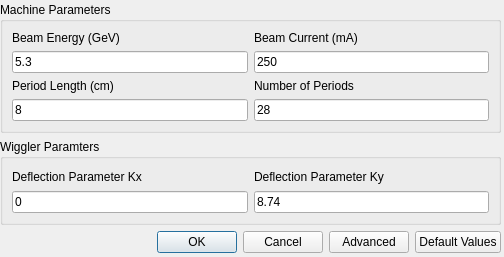
<?xml version="1.0" encoding="UTF-8"?>
<ui version="4.0">
 <class>Wiggler</class>
 <widget class="QDialog" name="Wiggler">
  <property name="geometry">
   <rect>
    <x>0</x>
    <y>0</y>
    <width>504</width>
    <height>257</height>
   </rect>
  </property>
  <property name="windowTitle">
   <string>Dialog</string>
  </property>
  <widget class="QWidget" name="layoutWidget">
   <property name="geometry">
    <rect>
     <x>0</x>
     <y>2</y>
     <width>501</width>
     <height>251</height>
    </rect>
   </property>
   <layout class="QVBoxLayout" name="verticalLayout_7">
    <item>
     <widget class="QGroupBox" name="groupBox">
      <property name="title">
       <string>Machine Parameters</string>
      </property>
      <layout class="QVBoxLayout" name="verticalLayout_25">
       <item>
        <layout class="QHBoxLayout" name="horizontalLayout">
         <item>
          <layout class="QVBoxLayout" name="verticalLayout_23">
           <item>
            <layout class="QVBoxLayout" name="verticalLayout_2">
             <item>
              <widget class="QLabel" name="label">
               <property name="text">
                <string>Beam Energy (GeV)</string>
               </property>
              </widget>
             </item>
             <item>
              <widget class="QLineEdit" name="wig_energy">
               <property name="text">
                <string>5.3</string>
               </property>
              </widget>
             </item>
            </layout>
           </item>
           <item>
            <layout class="QVBoxLayout" name="verticalLayout_11">
             <item>
              <widget class="QLabel" name="label_16">
               <property name="text">
                <string>Period Length (cm)</string>
               </property>
              </widget>
             </item>
             <item>
              <widget class="QLineEdit" name="wig_periods">
               <property name="text">
                <string>8</string>
               </property>
               <property name="placeholderText">
                <string>8</string>
               </property>
              </widget>
             </item>
            </layout>
           </item>
          </layout>
         </item>
         <item>
          <layout class="QVBoxLayout" name="verticalLayout_24">
           <item>
            <layout class="QVBoxLayout" name="verticalLayout">
             <item>
              <widget class="QLabel" name="label_2">
               <property name="text">
                <string>Beam Current (mA)</string>
               </property>
              </widget>
             </item>
             <item>
              <widget class="QLineEdit" name="wig_current">
               <property name="text">
                <string>250</string>
               </property>
              </widget>
             </item>
            </layout>
           </item>
           <item>
            <layout class="QVBoxLayout" name="verticalLayout_14">
             <item>
              <widget class="QLabel" name="label_15">
               <property name="text">
                <string>Number of Periods</string>
               </property>
              </widget>
             </item>
             <item>
              <widget class="QLineEdit" name="wig_nperiods">
               <property name="text">
                <string>28</string>
               </property>
              </widget>
             </item>
            </layout>
           </item>
          </layout>
         </item>
        </layout>
       </item>
      </layout>
     </widget>
    </item>
    <item>
     <widget class="QGroupBox" name="groupBox_2">
      <property name="title">
       <string>Wiggler Paramters</string>
      </property>
      <layout class="QVBoxLayout" name="verticalLayout_5">
       <item>
        <layout class="QHBoxLayout" name="horizontalLayout_2">
         <item>
          <layout class="QVBoxLayout" name="verticalLayout_3">
           <item>
            <widget class="QLabel" name="label_3">
             <property name="text">
              <string>Deflection Parameter Kx</string>
             </property>
            </widget>
           </item>
           <item>
            <widget class="QLineEdit" name="wig_kx">
             <property name="text">
              <string>0</string>
             </property>
            </widget>
           </item>
          </layout>
         </item>
         <item>
          <layout class="QVBoxLayout" name="verticalLayout_4">
           <item>
            <widget class="QLabel" name="label_4">
             <property name="text">
              <string>Deflection Parameter Ky</string>
             </property>
            </widget>
           </item>
           <item>
            <widget class="QLineEdit" name="wig_ky">
             <property name="text">
              <string>8.74</string>
             </property>
            </widget>
           </item>
          </layout>
         </item>
        </layout>
       </item>
      </layout>
     </widget>
    </item>
    <item>
     <layout class="QHBoxLayout" name="horizontalLayout_3">
      <item>
       <widget class="QDialogButtonBox" name="buttonBox">
        <property name="standardButtons">
         <set>QDialogButtonBox::Cancel|QDialogButtonBox::Ok</set>
        </property>
       </widget>
      </item>
      <item>
       <widget class="QPushButton" name="advanced_button">
        <property name="text">
         <string>Advanced</string>
        </property>
       </widget>
      </item>
      <item>
       <widget class="QPushButton" name="default_button">
        <property name="text">
         <string>Default Values</string>
        </property>
       </widget>
      </item>
     </layout>
    </item>
   </layout>
  </widget>
 </widget>
 <tabstops>
  <tabstop>wig_energy</tabstop>
  <tabstop>wig_current</tabstop>
  <tabstop>wig_periods</tabstop>
  <tabstop>wig_nperiods</tabstop>
  <tabstop>wig_kx</tabstop>
  <tabstop>wig_ky</tabstop>
 </tabstops>
 <resources/>
 <connections/>
</ui>
